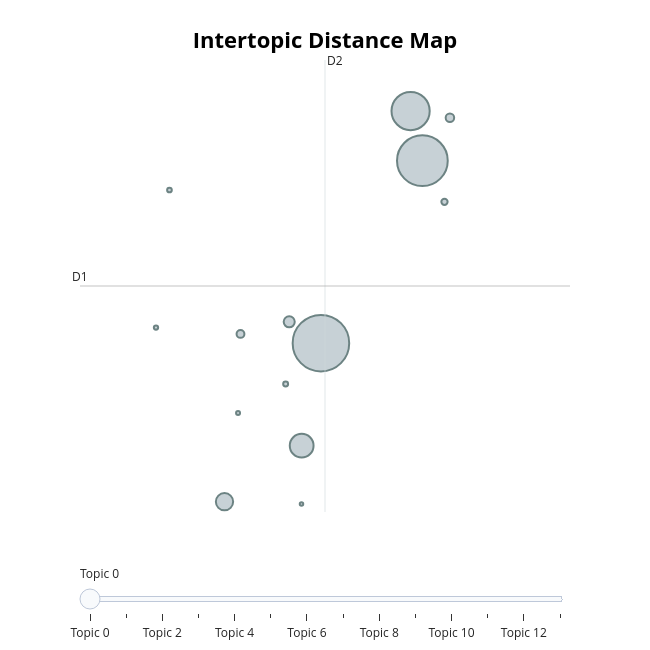
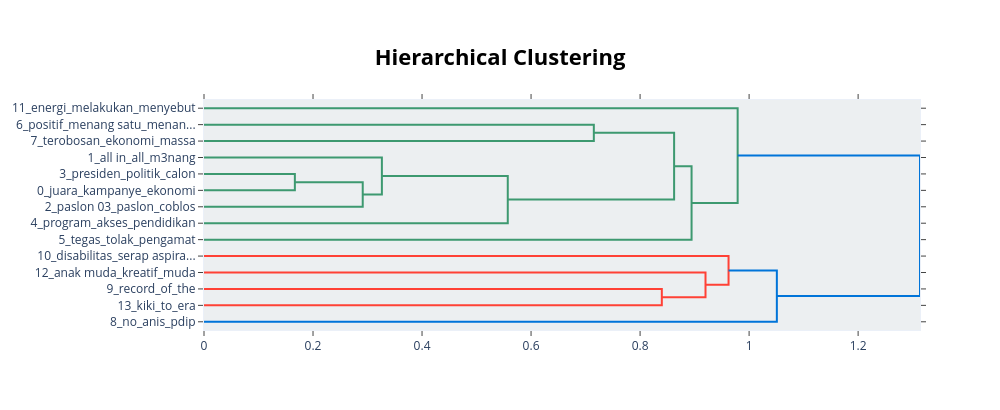

Here is the notebook cell these charts were saved with, in order:
### Code cell
df_neutral = df_03[df_03['predicted_label'] == 'NEUTRAL']
run_topic_modeling(df_neutral, group_name='NEUTRAL')

### Figure 1 — Plotly figure (JSON) as saved in the notebook; plotly's stock layout.template omitted (floating-point values rounded to 4 significant figures)
{"data": [{"customdata": [[0, "juara | kampanye | ekonomi | hebat | rumah", 2604], [1, "all in | all | m3nang | in | harapan baru", 2095], [2, "paslon 03 | paslon | coblos | pilih 03 | 03 menang", 1187], [3, "presiden | politik | calon | wakil | nomor urut", 460], [4, "program | akses | pendidikan | kerja | kesehatan", 243], [5, "tegas | tolak | pengamat | membela | dorong", 100], [6, "positif | menang satu | menang satu putaran | satu putaran | putaran", 59], [7, "terobosan | ekonomi | massa | siapkan | khusus", 50], [8, "no | anis | pdip |  | ", 32], [9, "record | of | the | tidur | bocah", 20], [10, "disabilitas | serap aspirasi | kepentingan | serap | inilah", 18], [11, "energi | melakukan | menyebut | bersih | bisnis", 15], [12, "anak muda | kreatif | muda | berkembang | kehadiran", 13], [13, "kiki | to | era | tidur | in", 10]], "hovertemplate": "<b>Topic %{customdata[0]}</b><br>%{customdata[1]}<br>Size: %{customdata[2]}", "legendgroup": "", "marker": {"color": "#B0BEC5", "line": {"color": "DarkSlateGrey", "width": 2}, "size": [2604, 2095, 1187, 460, 243, 100, 59, 50, 32, 20, 18, 15, 13, 10], "sizemode": "area", "sizeref": 1.627, "symbol": "circle"}, "mode": "markers", "name": "", "orientation": "v", "showlegend": false, "type": "scatter", "x": [11.33, 13.04, 12.84, 11.0, 9.7, 10.79, 13.5, 9.97, 13.41, 10.73, 8.772, 8.545, 9.929, 11.0], "xaxis": "x", "y": [0.9936, 2.667, 3.122, 0.05352, -0.4608, 1.19, 3.061, 1.078, 2.29, 0.6193, 2.398, 1.137, 0.3524, -0.4826], "yaxis": "y"}], "layout": {"annotations": [{"showarrow": false, "text": "D1", "x": 7.263, "y": 1.518, "yshift": 10}, {"showarrow": false, "text": "D2", "x": 11.4, "xshift": 10, "y": 3.591}], "height": 650, "hoverlabel": {"bgcolor": "white", "font": {"family": "Rockwell", "size": 16}}, "legend": {"itemsizing": "constant", "tracegroupgap": 0}, "margin": {"t": 60}, "shapes": [{"line": {"color": "#CFD8DC", "width": 2}, "type": "line", "x0": 11.4, "x1": 11.4, "y0": -0.555, "y1": 3.591}, {"line": {"color": "#9E9E9E", "width": 2}, "type": "line", "x0": 7.263, "x1": 15.53, "y0": 1.518, "y1": 1.518}], "sliders": [{"active": 0, "pad": {"t": 50}, "steps": [{"args": [{"marker.color": [["red", "#B0BEC5", "#B0BEC5", "#B0BEC5", "#B0BEC5", "#B0BEC5", "#B0BEC5", "#B0BEC5", "#B0BEC5", "#B0BEC5", "#B0BEC5", "#B0BEC5", "#B0BEC5", "#B0BEC5"]]}], "label": "Topic 0", "method": "update"}, {"args": [{"marker.color": [["#B0BEC5", "red", "#B0BEC5", "#B0BEC5", "#B0BEC5", "#B0BEC5", "#B0BEC5", "#B0BEC5", "#B0BEC5", "#B0BEC5", "#B0BEC5", "#B0BEC5", "#B0BEC5", "#B0BEC5"]]}], "label": "Topic 1", "method": "update"}, {"args": [{"marker.color": [["#B0BEC5", "#B0BEC5", "red", "#B0BEC5", "#B0BEC5", "#B0BEC5", "#B0BEC5", "#B0BEC5", "#B0BEC5", "#B0BEC5", "#B0BEC5", "#B0BEC5", "#B0BEC5", "#B0BEC5"]]}], "label": "Topic 2", "method": "update"}, {"args": [{"marker.color": [["#B0BEC5", "#B0BEC5", "#B0BEC5", "red", "#B0BEC5", "#B0BEC5", "#B0BEC5", "#B0BEC5", "#B0BEC5", "#B0BEC5", "#B0BEC5", "#B0BEC5", "#B0BEC5", "#B0BEC5"]]}], "label": "Topic 3", "method": "update"}, {"args": [{"marker.color": [["#B0BEC5", "#B0BEC5", "#B0BEC5", "#B0BEC5", "red", "#B0BEC5", "#B0BEC5", "#B0BEC5", "#B0BEC5", "#B0BEC5", "#B0BEC5", "#B0BEC5", "#B0BEC5", "#B0BEC5"]]}], "label": "Topic 4", "method": "update"}, {"args": [{"marker.color": [["#B0BEC5", "#B0BEC5", "#B0BEC5", "#B0BEC5", "#B0BEC5", "red", "#B0BEC5", "#B0BEC5", "#B0BEC5", "#B0BEC5", "#B0BEC5", "#B0BEC5", "#B0BEC5", "#B0BEC5"]]}], "label": "Topic 5", "method": "update"}, {"args": [{"marker.color": [["#B0BEC5", "#B0BEC5", "#B0BEC5", "#B0BEC5", "#B0BEC5", "#B0BEC5", "red", "#B0BEC5", "#B0BEC5", "#B0BEC5", "#B0BEC5", "#B0BEC5", "#B0BEC5", "#B0BEC5"]]}], "label": "Topic 6", "method": "update"}, {"args": [{"marker.color": [["#B0BEC5", "#B0BEC5", "#B0BEC5", "#B0BEC5", "#B0BEC5", "#B0BEC5", "#B0BEC5", "red", "#B0BEC5", "#B0BEC5", "#B0BEC5", "#B0BEC5", "#B0BEC5", "#B0BEC5"]]}], "label": "Topic 7", "method": "update"}, {"args": [{"marker.color": [["#B0BEC5", "#B0BEC5", "#B0BEC5", "#B0BEC5", "#B0BEC5", "#B0BEC5", "#B0BEC5", "#B0BEC5", "red", "#B0BEC5", "#B0BEC5", "#B0BEC5", "#B0BEC5", "#B0BEC5"]]}], "label": "Topic 8", "method": "update"}, {"args": [{"marker.color": [["#B0BEC5", "#B0BEC5", "#B0BEC5", "#B0BEC5", "#B0BEC5", "#B0BEC5", "#B0BEC5", "#B0BEC5", "#B0BEC5", "red", "#B0BEC5", "#B0BEC5", "#B0BEC5", "#B0BEC5"]]}], "label": "Topic 9", "method": "update"}, {"args": [{"marker.color": [["#B0BEC5", "#B0BEC5", "#B0BEC5", "#B0BEC5", "#B0BEC5", "#B0BEC5", "#B0BEC5", "#B0BEC5", "#B0BEC5", "#B0BEC5", "red", "#B0BEC5", "#B0BEC5", "#B0BEC5"]]}], "label": "Topic 10", "method": "update"}, {"args": [{"marker.color": [["#B0BEC5", "#B0BEC5", "#B0BEC5", "#B0BEC5", "#B0BEC5", "#B0BEC5", "#B0BEC5", "#B0BEC5", "#B0BEC5", "#B0BEC5", "#B0BEC5", "red", "#B0BEC5", "#B0BEC5"]]}], "label": "Topic 11", "method": "update"}, {"args": [{"marker.color": [["#B0BEC5", "#B0BEC5", "#B0BEC5", "#B0BEC5", "#B0BEC5", "#B0BEC5", "#B0BEC5", "#B0BEC5", "#B0BEC5", "#B0BEC5", "#B0BEC5", "#B0BEC5", "red", "#B0BEC5"]]}], "label": "Topic 12", "method": "update"}, {"args": [{"marker.color": [["#B0BEC5", "#B0BEC5", "#B0BEC5", "#B0BEC5", "#B0BEC5", "#B0BEC5", "#B0BEC5", "#B0BEC5", "#B0BEC5", "#B0BEC5", "#B0BEC5", "#B0BEC5", "#B0BEC5", "red"]]}], "label": "Topic 13", "method": "update"}]}], "title": {"font": {"color": "Black", "size": 22}, "text": "<b>Intertopic Distance Map</b>", "x": 0.5, "xanchor": "center", "y": 0.95, "yanchor": "top"}, "width": 650, "xaxis": {"anchor": "y", "domain": [0, 1], "range": [7.263, 15.53], "title": {"text": ""}, "visible": false}, "yaxis": {"anchor": "x", "domain": [0, 1], "range": [-0.555, 3.591], "title": {"text": ""}, "visible": false}}}

### Figure 2 — Plotly figure (JSON) as saved in the notebook; plotly's stock layout.template omitted (floating-point values rounded to 4 significant figures)
{"data": [{"hoverinfo": "text", "marker": {"color": "rgb(61,153,112)"}, "mode": "lines", "type": "scatter", "x": [0.0, 0.7152, 0.7152, 0.0], "xaxis": "x", "y": [-15.0, -15.0, -25.0, -25.0], "yaxis": "y"}, {"hoverinfo": "text", "marker": {"color": "rgb(61,153,112)"}, "mode": "lines", "type": "scatter", "x": [0.0, 0.1667, 0.1667, 0.0], "xaxis": "x", "y": [-45.0, -45.0, -55.0, -55.0], "yaxis": "y"}, {"hoverinfo": "text", "marker": {"color": "rgb(61,153,112)"}, "mode": "lines", "type": "scatter", "x": [0.1667, 0.2912, 0.2912, 0.0], "xaxis": "x", "y": [-50.0, -50.0, -65.0, -65.0], "yaxis": "y"}, {"hoverinfo": "text", "marker": {"color": "rgb(61,153,112)"}, "mode": "lines", "type": "scatter", "x": [0.0, 0.3263, 0.3263, 0.2912], "xaxis": "x", "y": [-35.0, -35.0, -57.5, -57.5], "yaxis": "y"}, {"hoverinfo": "text", "marker": {"color": "rgb(61,153,112)"}, "mode": "lines", "type": "scatter", "x": [0.3263, 0.5573, 0.5573, 0.0], "xaxis": "x", "y": [-46.25, -46.25, -75.0, -75.0], "yaxis": "y"}, {"hoverinfo": "text", "marker": {"color": "rgb(61,153,112)"}, "mode": "lines", "type": "scatter", "x": [0.7152, 0.8624, 0.8624, 0.5573], "xaxis": "x", "y": [-20.0, -20.0, -60.62, -60.62], "yaxis": "y"}, {"hoverinfo": "text", "marker": {"color": "rgb(61,153,112)"}, "mode": "lines", "type": "scatter", "x": [0.8624, 0.8945, 0.8945, 0.0], "xaxis": "x", "y": [-40.31, -40.31, -85.0, -85.0], "yaxis": "y"}, {"hoverinfo": "text", "marker": {"color": "rgb(61,153,112)"}, "mode": "lines", "type": "scatter", "x": [0.0, 0.979, 0.979, 0.8945], "xaxis": "x", "y": [-5.0, -5.0, -62.66, -62.66], "yaxis": "y"}, {"hoverinfo": "text", "marker": {"color": "rgb(255,65,54)"}, "mode": "lines", "type": "scatter", "x": [0.0, 0.8399, 0.8399, 0.0], "xaxis": "x", "y": [-115.0, -115.0, -125.0, -125.0], "yaxis": "y"}, {"hoverinfo": "text", "marker": {"color": "rgb(255,65,54)"}, "mode": "lines", "type": "scatter", "x": [0.0, 0.92, 0.92, 0.8399], "xaxis": "x", "y": [-105.0, -105.0, -120.0, -120.0], "yaxis": "y"}, {"hoverinfo": "text", "marker": {"color": "rgb(255,65,54)"}, "mode": "lines", "type": "scatter", "x": [0.0, 0.9623, 0.9623, 0.92], "xaxis": "x", "y": [-95.0, -95.0, -112.5, -112.5], "yaxis": "y"}, {"hoverinfo": "text", "marker": {"color": "rgb(0,116,217)"}, "mode": "lines", "type": "scatter", "x": [0.9623, 1.051, 1.051, 0.0], "xaxis": "x", "y": [-103.8, -103.8, -135.0, -135.0], "yaxis": "y"}, {"hoverinfo": "text", "marker": {"color": "rgb(0,116,217)"}, "mode": "lines", "type": "scatter", "x": [0.979, 1.314, 1.314, 1.051], "xaxis": "x", "y": [-33.83, -33.83, -119.4, -119.4], "yaxis": "y"}], "layout": {"autosize": false, "height": 410, "hoverlabel": {"bgcolor": "white", "font": {"family": "Rockwell", "size": 16}}, "hovermode": "closest", "plot_bgcolor": "#ECEFF1", "showlegend": false, "title": {"font": {"color": "Black", "size": 22}, "text": "<b>Hierarchical Clustering</b>", "x": 0.5, "xanchor": "center", "yanchor": "top"}, "width": 1000, "xaxis": {"mirror": "allticks", "rangemode": "tozero", "showgrid": false, "showline": true, "showticklabels": true, "ticks": "outside", "type": "linear", "zeroline": false}, "yaxis": {"mirror": "allticks", "range": [-140, 0], "rangemode": "tozero", "showgrid": false, "showline": true, "showticklabels": true, "tickmode": "array", "ticks": "outside", "ticktext": ["11_energi_melakukan_menyebut", "6_positif_menang satu_menan...", "7_terobosan_ekonomi_massa", "1_all in_all_m3nang", "3_presiden_politik_calon", "0_juara_kampanye_ekonomi", "2_paslon 03_paslon_coblos", "4_program_akses_pendidikan", "5_tegas_tolak_pengamat", "10_disabilitas_serap aspira...", "12_anak muda_kreatif_muda", "9_record_of_the", "13_kiki_to_era", "8_no_anis_pdip"], "tickvals": [-5, -15, -25, -35, -45, -55, -65, -75, -85, -95, -105, -115, -125, -135], "type": "linear", "zeroline": false}}}
